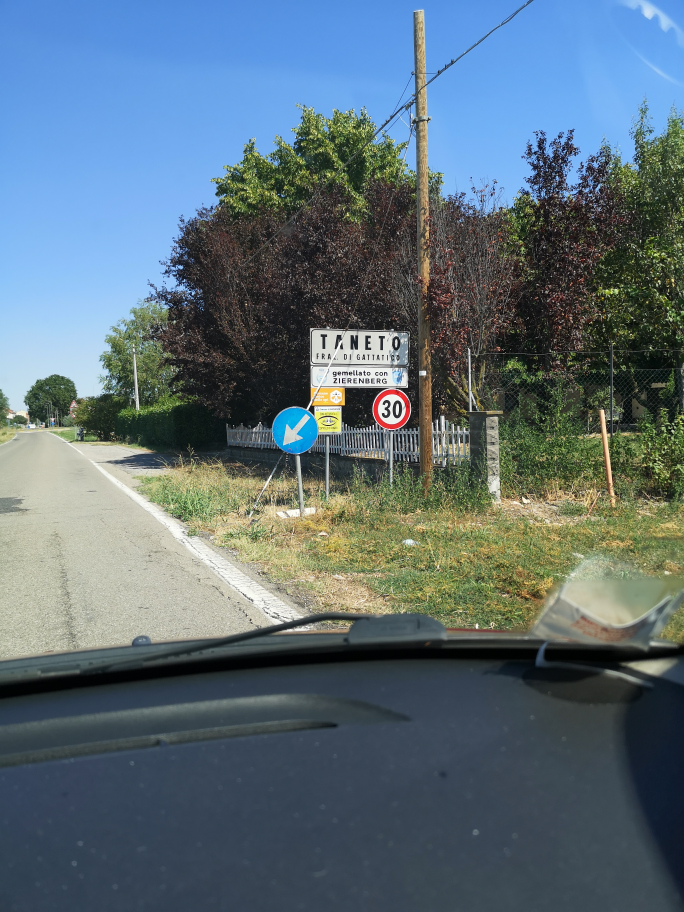
#> input picture traffic/photos/IMG_20220731_153855.jpg, 2736 x 3648 px, found by its file name (shown at 1/4 size)
$ python new_try.py
#> lines starting #> are read from the running program, lines starting #| are printed output that depends on the picture; after the words box and inside, x2 and y2 are one past the last pixel; in counts of white or black regions, pixels touching at a corner belong together
import torch
import cv2 as cv
import numpy as np
import argparse
import os
import sys
from pathlib import Path
from torch import nn
import typing
import time
import matplotlib.pyplot as plt

ROOT = os.path.dirname(os.path.realpath(__file__))

class Sign_Matcher():
    def __init__(self, stride: int = 1) -> typing.List:
        self.nccs = {}
        self.keys = [5, 10, 15, 20, 25, 30, 40, 50, 60, 70, 80, 90, 100]
        self.speeds = {}

        for i in range(13):
            filename = str(ROOT) + '\\cartello' + str(self.keys[i]) + '_bello2.jpg'
            img = cv.imread(filename=filename)
            img = cv.cvtColor(img, cv.COLOR_BGR2GRAY)
            img = cv.GaussianBlur(img, (5,5), 1)
            img = cv.resize(img, (200, 200), interpolation=cv.INTER_LINEAR)
            _, img = cv.threshold(img,0, 255, cv.THRESH_BINARY + cv.THRESH_OTSU)
            #cv.imshow('img' + str(i), img)
            self.speeds[self.keys[i]] = img

    # [65 lines left out: function match, not called in this run]


class Sign_Detector():
    def __init__(self, hough_gradient: bool = True, dp: float = 1, minDist: int = 100, param1: int = 400, param2: int = 80, minRadius: int = 0, maxRadius: int = 0) -> None:
        method_simple = True if hough_gradient else 'HOUGH_GRADIENT_ALT'
        self.method = cv.HOUGH_GRADIENT if method_simple else cv.HOUGH_GRADIENT_ALT
        self.dp = dp
        self.minDist = minDist
        self.param1 = param1
        self.param2 = param2
        self.minRadius = minRadius
        self.maxRadius = maxRadius

    def detect(self, img: np.ndarray) -> np.ndarray:
        previous = self.maxRadius
        if self.maxRadius == 0:
            minore = img.shape[0] if img.shape[0] < img.shape[1] else img.shape[1]
            self.maxRadius = minore //10 #the circle must not be bigger than 10% of the image
        circles = cv.HoughCircles(img, method=self.method, dp=self.dp, minDist=self.minDist, param1=self.param1, param2=self.param2, minRadius=self.minRadius, maxRadius=self.maxRadius)
        self.maxRadius = previous
        if circles is None: #cv.HoughCircles() return a NoneType object when it cannot find any circles
            return np.zeros(1)
        circles = np.uint16(np.around(circles))

        return circles


def draw_circle(img, circle):
    i = circle
    # draw the outer circle
    cv.circle(img,(i[0],i[1]),i[2],(0,255,0),2)
    # draw the center of the circle
    cv.circle(img,(i[0],i[1]),2,(0,0,255),3)
    top_left = (i[0] - i[2], i[1] - i[2])
    bottom_right = (i[0] + i[2], i[1] + i[2])
    cv.rectangle(img, top_left, bottom_right, (0, 255, 255))
    sign = img[top_left[1] : bottom_right[1], top_left[0] : bottom_right[0]]


    cv.imshow('Circles detected by Hough Transform:', img)

def main():

    ROOT = os.path.dirname(os.path.realpath(__file__))
    dir = ROOT + '\\photos'
    img = cv.imread(str(dir + '\\IMG_20220731_153855.jpg'),0) #already in grayscale
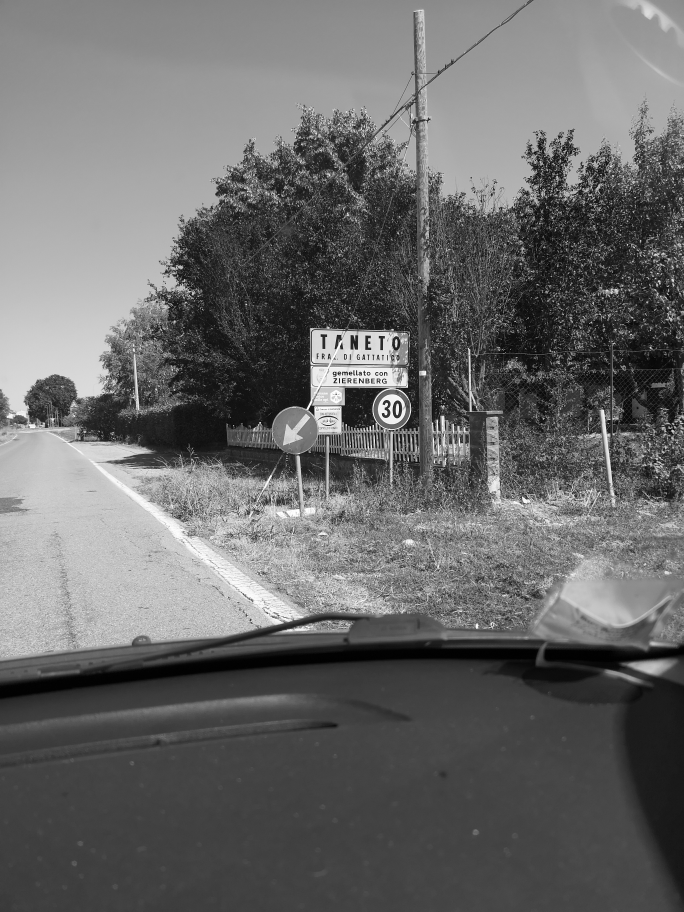
#> img: shape (3648, 2736) (shown at 1/4 size); min 0, max 255, mean 105.5
    img = cv.GaussianBlur(img, (5,5), 0)
    img = cv.resize(img, (750, 1000), interpolation=cv.INTER_LINEAR)
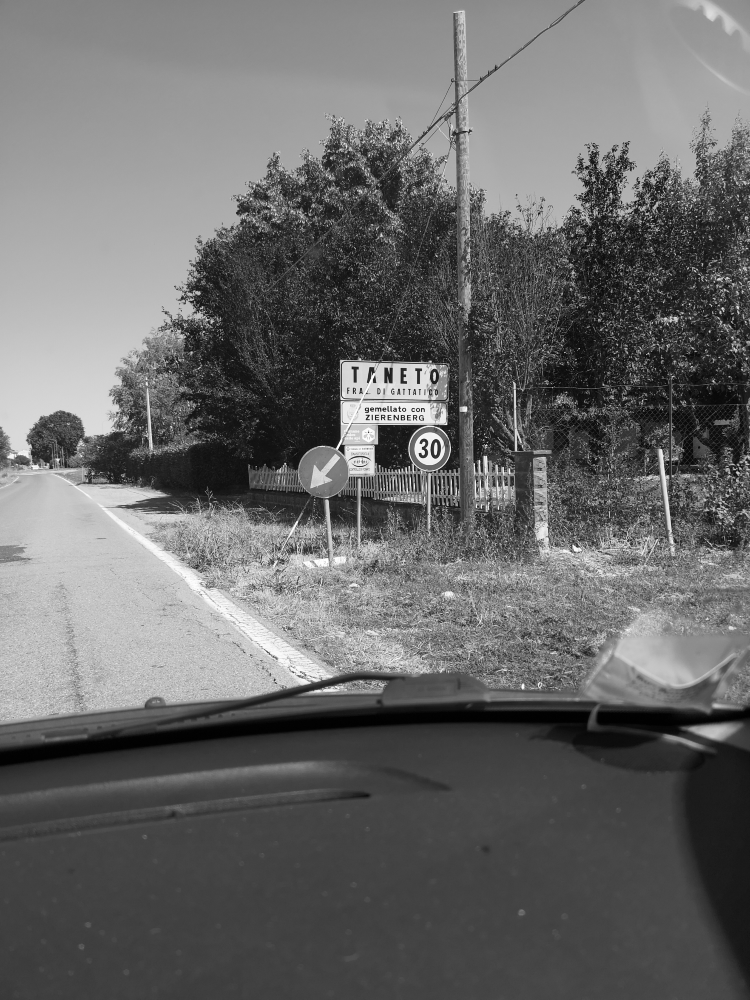
#> img: shape (1000, 750); min 0, max 254, mean 105.4
    cv.imshow('Canny', cv.Canny(img, 200, 400))
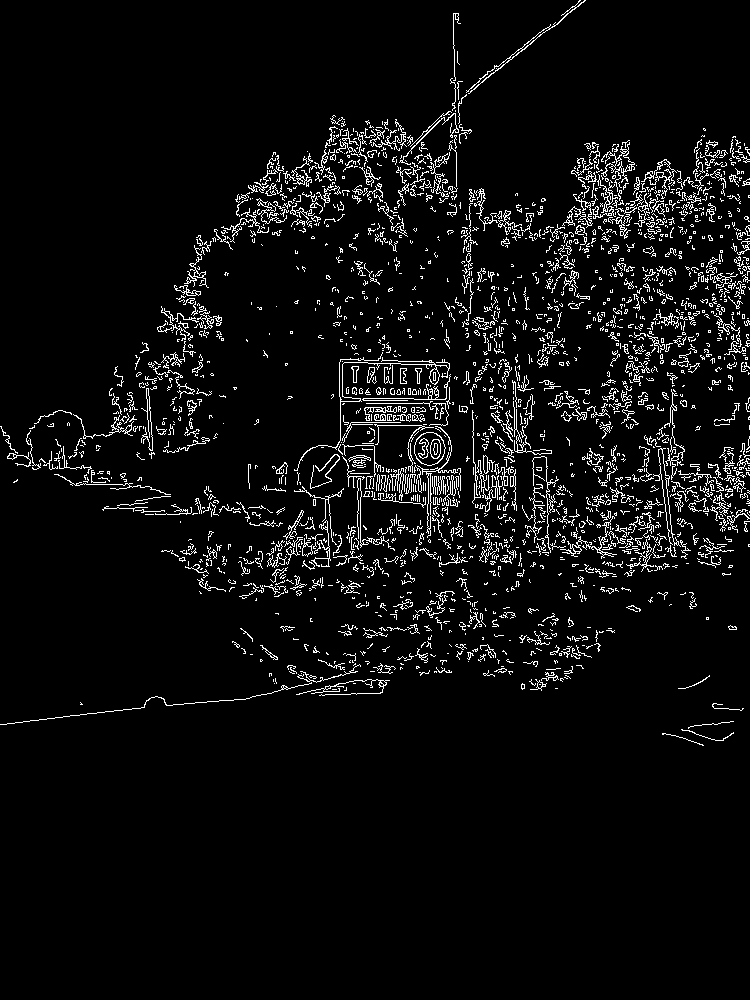
#> window 'Canny': shape (1000, 750); 5.2% white in thin lines or dots, all inside (x1, y1, x2, y2) = (0, 0, 750, 746)

    original = img


    sd = Sign_Detector(hough_gradient=False, param2=55)
    circles = sd.detect(img=img)
#> in detect, `circles = cv.HoughCircles(img, method=self.method, dp=self.dp, minDist..`: circles = [[463.5, 489.5, 31.5]]
#> in detect, `circles = np.uint16(np.around(circles))`: circles = [[464, 490, 32]]
#> circles = [[464, 490, 32]]
    if len(circles.shape) < 3:
        print(f"Non sono stati trovati cerchi!")

    else:
        circle = circles[0, 0] #we take the first of the detected circles
#> circle = [464, 490, 32]
        draw_circle(img, circle)
#> in draw_circle, `cv.circle(img,(i[0],i[1]),i[2],(0,255,0),2)`:
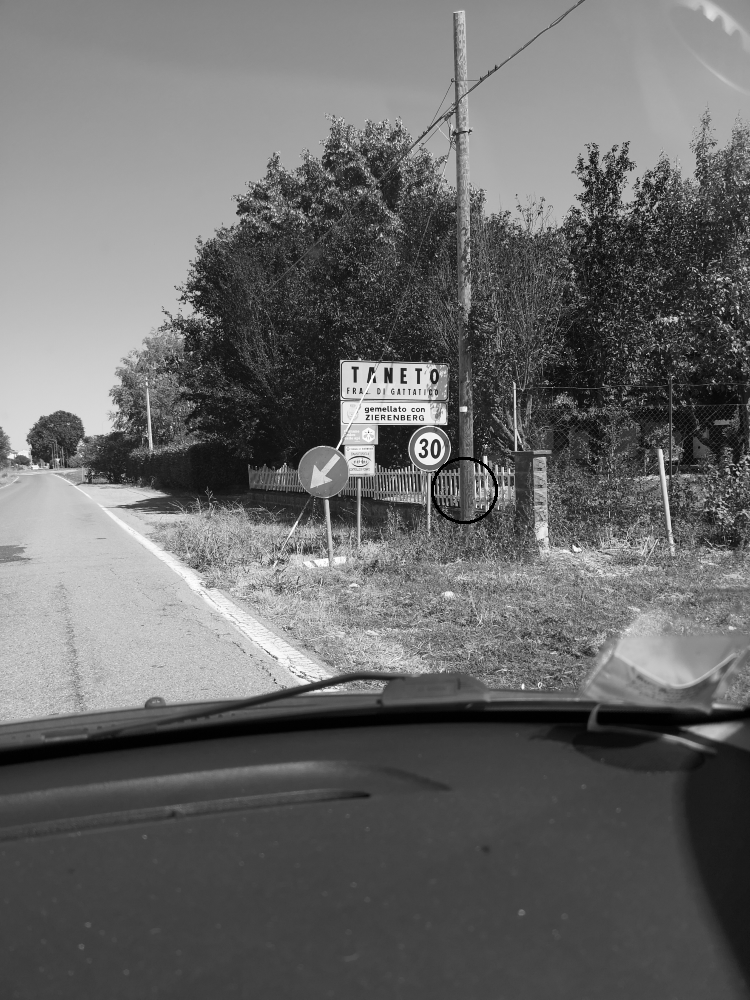
#> img: shape (1000, 750); 0.08% of pixels changed, all inside (x1, y1, x2, y2) = (431, 457, 498, 524)
#> in draw_circle, `cv.circle(img,(i[0],i[1]),2,(0,0,255),3)`: img: shape (1000, 750); 0.01% of pixels changed, all inside (x1, y1, x2, y2) = (460, 486, 469, 495)
#> in draw_circle, `top_left = (i[0] - i[2], i[1] - i[2])`: top_left = (432, 458)
#> in draw_circle, `bottom_right = (i[0] + i[2], i[1] + i[2])`: bottom_right = (496, 522)
#> in draw_circle, `cv.rectangle(img, top_left, bottom_right, (0, 255, 255))`: img: shape (1000, 750); min 0, max 254, mean 105.3
#> in draw_circle, `sign = img[top_left[1] : bottom_right[1], top_left[0] : bottom_right[0]]`:
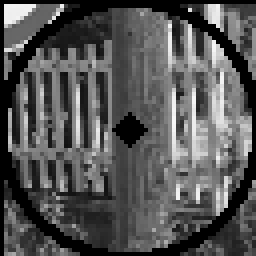
#> sign: shape (64, 64) (shown 4 times larger); min 0, max 248, mean 84.8
        sm = Sign_Matcher()
        i = circle
        top_left = (i[0] - i[2], i[1] - i[2])
        bottom_right = (i[0] + i[2], i[1] + i[2])
        sign = original[top_left[1] : bottom_right[1], top_left[0] : bottom_right[0]]
        #now we scale it
        sign = cv.resize(sign, (200, 200), interpolation=cv.INTER_LINEAR)
        #then we binarize the piece of image that contains the traffic sign
        _, sign = cv.threshold(sign, 0, 255, cv.THRESH_BINARY+cv.THRESH_OTSU)

        bests = sm.match(sign)
        #devo finire di mettere a posto la restituzione dei valori
        #print(f"The best results, based on the various methods, are:")
        #print(bests)


    cv.waitKey(0)
    cv.destroyAllWindows()


if __name__ == '__main__':
#> (the run stopped early here; a loop or call above may not have finished)

$ run again, with traffic/photos/IMG_20220731_152238.jpg copied over traffic/photos/IMG_20220731_153855.jpg
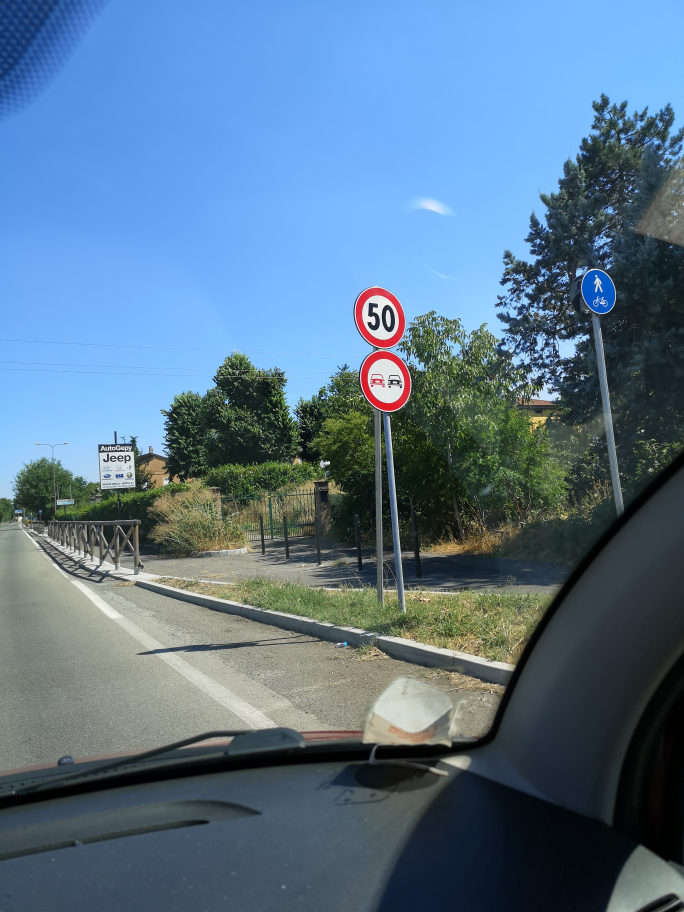
#> input picture traffic/photos/IMG_20220731_152238.jpg, 2736 x 3648 px, found by its file name (shown at 1/4 size)
#> in main, `img = cv.resize(img, (750, 1000), interpolation=cv.INTER_LINEAR)`:
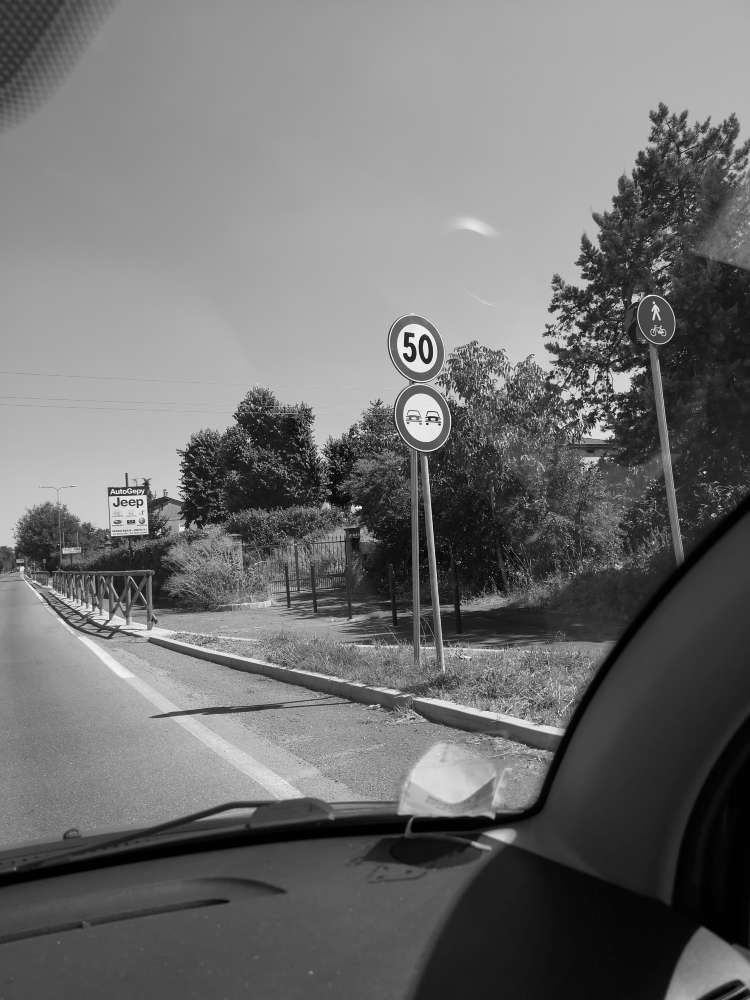
#> img: shape (1000, 750); min 0, max 252, mean 111.6
#> in main, `cv.imshow('Canny', cv.Canny(img, 200, 400))`:
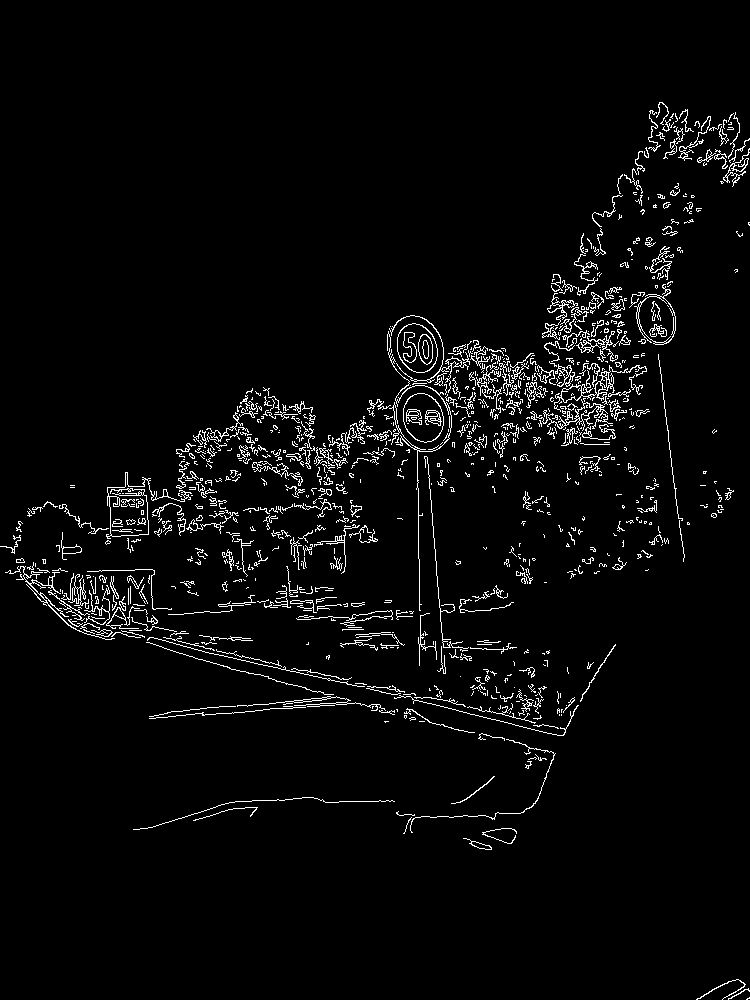
#> window 'Canny': shape (1000, 750); 3.5% white in thin lines or dots, all inside (x1, y1, x2, y2) = (0, 102, 750, 1000)
#> in detect, `circles = cv.HoughCircles(img, method=self.method, dp=self.dp, minDist..`: circles = None
#> in main, `circles = sd.detect(img=img)`: circles = [0]
